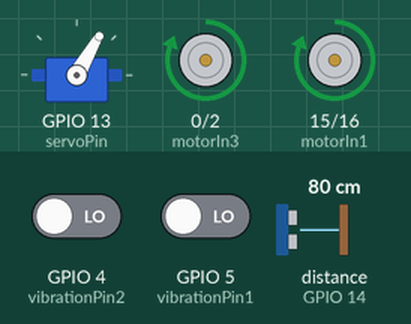
Bench run of a sketch on a simulated ESP8266 (NodeMCU). Parts: servo, motor-driver pin pairs drawn as motors (green arrow = first pin HIGH = forward, orange = second pin HIGH = backward, longer = more drive). Wiring (inferred from the names in the program): ultrasonic range finder: trigger GPIO 12; echo GPIO 14. The inputs (shaded band) are chosen by the test bench; at power-on: GPIO 4 (vibrationPin2) LOW, distance to the obstacle (sensor on GPIO 14) 80 cm, GPIO 5 (vibrationPin1) LOW. The echo pulse lasts 58.3 µs per cm; WiFi joins after 1.5 s; servers stay silent unless stated; what the sketch prints to the serial monitor is not drawn.

Above: at 2.7 s.
2.8 s: GPIO 4 (vibrationPin2) driven HIGH
At 5.9 s:
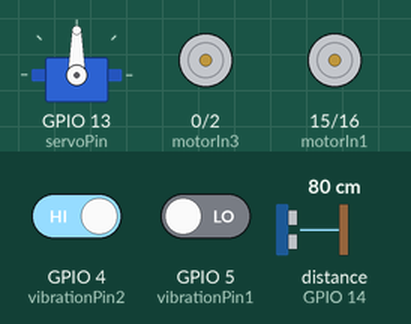
6.3 s: GPIO 4 (vibrationPin2) driven LOW
At 10.0 s:
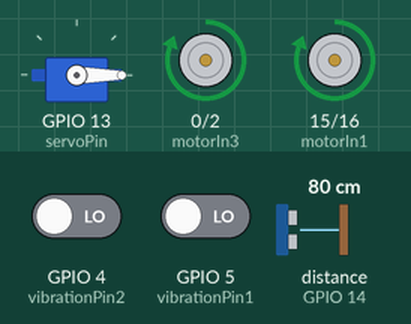
10.1 s: distance to the obstacle (sensor on GPIO 14) set to 23 cm
14.6 s: distance to the obstacle (sensor on GPIO 14) set to 18 cm
At 17.4 s:
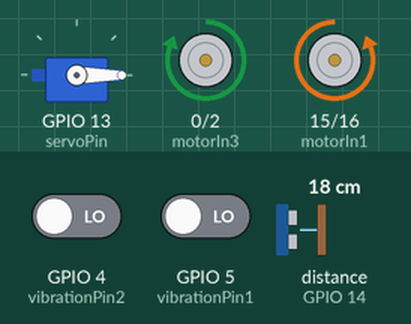
20.0 s: distance to the obstacle (sensor on GPIO 14) set to 35 cm
At 21.5 s:
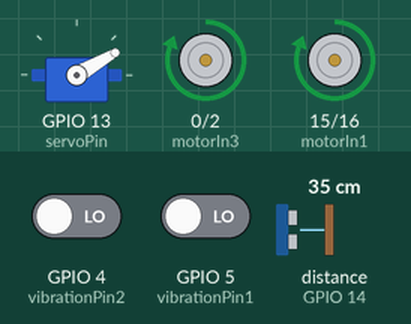
Timing chart, 0 to 24.5 s (numbered marks = the images above; inputs shaded):
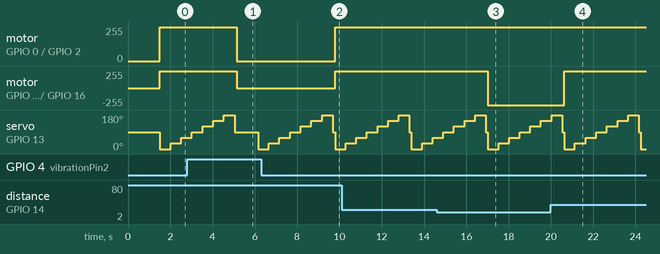

Measured:
- the behaviour switches between 21 and 20 cm on distance to the obstacle (sensor on GPIO 14) (found by bisection; images 2 and 3)
- after the input at 2.8 s, motor on GPIO 0 (motorIn3) / GPIO 2 (motorIn4), motor on GPIO 15 (motorIn1) / GPIO 16 (motorIn2): forward 255/255 → stopped after 2.4 s
- after the input at 6.3 s, motor on GPIO 0 (motorIn3) / GPIO 2 (motorIn4), motor on GPIO 15 (motorIn1) / GPIO 16 (motorIn2): stopped → forward 255/255 after 3.5 s
- after the input at 14.6 s, motor on GPIO 15 (motorIn1) / GPIO 16 (motorIn2): forward 255/255 → backward 255/255 after 2.4 s
- after the input at 20.0 s, motor on GPIO 15 (motorIn1) / GPIO 16 (motorIn2): backward 255/255 → forward 255/255 after 0.64 s

The sketch:

sketch_jan15a.ino
```cpp
#include <ESP8266WiFi.h>
#include <Servo.h>

// Declaração de pinos
const int trigPin = 12;  // D6
const int echoPin = 14;  // D5
const int vibrationPin1 = 5;  // D1
const int vibrationPin2 = 4;  // D2
const int motorIn1 = 15;  // D8
const int motorIn2 = 16;  // D0
const int motorIn3 = 0;   // D3
const int motorIn4 = 2;   // D4
const int servoPin = 13;  // D7

// Constantes
#define SOUND_VELOCITY 0.034
#define MIN_DISTANCE 20

// Variáveis Globais
long duration;
float distanceCm;

// Objeto Servo
Servo servo;

// Configuração do Wi-Fi
const char* ssid = "SEU_SSID";
const char* password = "SUA_SENHA";

// Funções Auxiliares
void moveForward();
void moveBackward();
void turnLeft();
void turnRight();
void stopMotors();
void scanObstacles();
float measureDistance();
void handleVibration();

void setup() {
  // Comunicação Serial
  Serial.begin(115200);

  // Configuração dos pinos
  pinMode(trigPin, OUTPUT);
  pinMode(echoPin, INPUT);
  pinMode(vibrationPin1, INPUT);
  pinMode(vibrationPin2, INPUT);
  pinMode(motorIn1, OUTPUT);
  pinMode(motorIn2, OUTPUT);
  pinMode(motorIn3, OUTPUT);
  pinMode(motorIn4, OUTPUT);

  // Inicialização do servo motor
  servo.attach(servoPin);
  servo.write(90);  // Centraliza o servo

  // Conexão Wi-Fi
  WiFi.begin(ssid, password);
  while (WiFi.status() != WL_CONNECTED) {
    delay(500);
    Serial.print(".");
  }
  Serial.println("Conectado ao Wi-Fi!");
}

void loop() {
  // Medir distância
  distanceCm = measureDistance();
  Serial.print("Distância: ");
  Serial.println(distanceCm);

  // Reagir a obstáculos
  if (distanceCm < MIN_DISTANCE) {
    stopMotors();
    turnLeft();
  } else {
    moveForward();
  }

  // Monitorar vibração
  handleVibration();

  // Escaneamento com servo
  scanObstacles();

  delay(100);
}

// Função para medir a distância
float measureDistance() {
  digitalWrite(trigPin, LOW);
  delayMicroseconds(2);
  digitalWrite(trigPin, HIGH);
  delayMicroseconds(10);
  digitalWrite(trigPin, LOW);

  duration = pulseIn(echoPin, HIGH);
  return (duration * SOUND_VELOCITY) / 2;
}

// Função para controlar os motores
void moveForward() {
  digitalWrite(motorIn1, HIGH);
  digitalWrite(motorIn2, LOW);
  digitalWrite(motorIn3, HIGH);
  digitalWrite(motorIn4, LOW);
}

void moveBackward() {
  digitalWrite(motorIn1, LOW);
  digitalWrite(motorIn2, HIGH);
  digitalWrite(motorIn3, LOW);
  digitalWrite(motorIn4, HIGH);
}

void turnLeft() {
  digitalWrite(motorIn1, LOW);
  digitalWrite(motorIn2, HIGH);
  digitalWrite(motorIn3, HIGH);
  digitalWrite(motorIn4, LOW);
}

void turnRight() {
  digitalWrite(motorIn1, HIGH);
  digitalWrite(motorIn2, LOW);
  digitalWrite(motorIn3, LOW);
  digitalWrite(motorIn4, HIGH);
}

void stopMotors() {
  digitalWrite(motorIn1, LOW);
  digitalWrite(motorIn2, LOW);
  digitalWrite(motorIn3, LOW);
  digitalWrite(motorIn4, LOW);
}

// Função para escanear obstáculos
void scanObstacles() {
  for (int angle = 0; angle <= 180; angle += 30) {
    servo.write(angle);
    delay(500);
    float dist = measureDistance();
    Serial.print("Distância em ");
    Serial.print(angle);
    Serial.print("°: ");
    Serial.println(dist);
  }
  servo.write(90);  // Centraliza novamente
}

// Função para lidar com sensores de vibração
void handleVibration() {
  if (digitalRead(vibrationPin1) == HIGH || digitalRead(vibrationPin2) == HIGH) {
    Serial.println("Vibração detectada!");
    stopMotors();
    delay(1000);
  }
}
```
